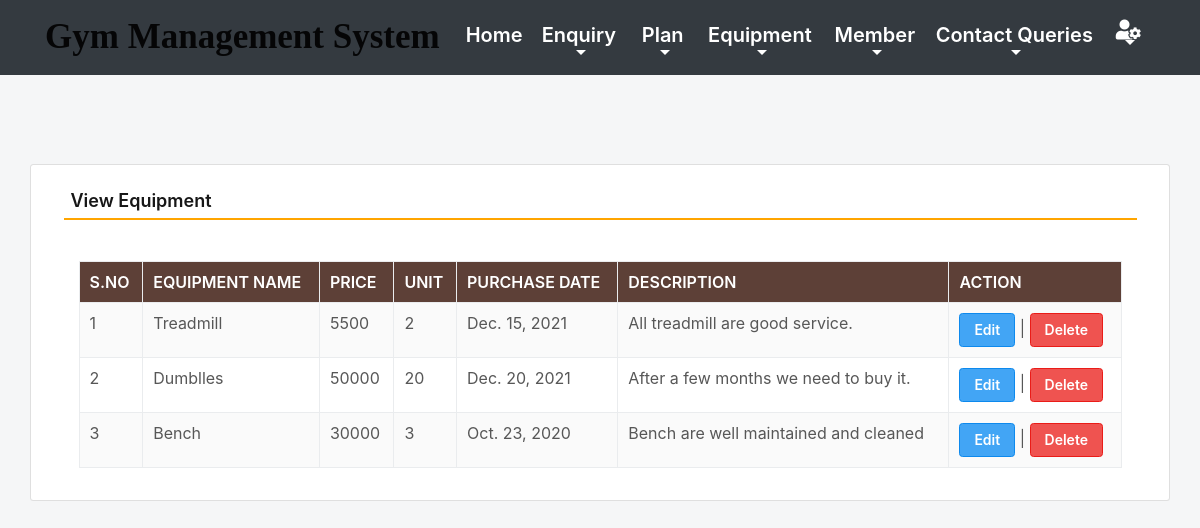
Screenshot of /viewEquipment (signed in) with the database file from the repository.
### gym/models.py (models this page shows, shortened)
class Equipment(models.Model):
    name = models.CharField(max_length=150, null=True)
    price = models.CharField(max_length=100, null=True)
    unit = models.CharField(max_length=50, null=True)
    purchasedate = models.DateField(null=True)
    description = models.CharField(max_length=200, null=True)

### gym/views.py (the view)
# urls.py: path('viewEquipment', viewEquipment, name='viewEquipment'),
def viewEquipment(request):
    if not request.user.is_authenticated:
        return redirect(admin_login)
    equipment = Equipment.objects.all()
    return render(request,'viewEquipment.html', locals())

### gym/templates/viewEquipment.html (shortened to what this page needs)
{% include 'admin_nav.html' %}
{% load static %}
{% block main %}
 <html lang="en" class="no-focus">
 <link rel="stylesheet" id="css-main" href="{% static 'css1/codebase.min.css' %}">
 <br><br><br><br>
	<div class="container card shadow mt-5">
		<div class="card-body">
			<h5 class="p-2" style="border-bottom: 2px solid orange">View Equipment</h5>
             <br>
            <div class="container-fluid">
             <table id="example" class="table table-striped table-bordered" style="width:100%">
                  <thead class="text-white" style="background-color : #5d4037;">
				     <tr>
					   <th>S.No</th>
					   <th>Equipment Name</th>
					   <th>Price</th>
					   <th>Unit</th>
                       <th>Purchase Date</th>
					   <th>Description</th>
                       <th>Action</th>
				     </tr>
			      </thead>
			       <tbody>
                     {% for i in equipment %}
			          <tr>
                        <td>{{forloop.counter}}</td>
						<td>{{i.name}}</td>
						<td>{{i.price}}</td>
						<td>{{i.unit}}</td>
                        <td>{{i.purchasedate}}</td>
						<td>{{i.description}}</td>
						<td><a href="{% url 'edit_Equipment' i.id %}" class="btn btn-primary">Edit</a> |
                          <a href="{% url 'delete_Equipment' i.id %}" class="btn btn-danger" onclick="return confirm('Are you sure to delete this Equipment ?')">Delete</a></td>
                      </tr>
                      {% endfor %}
                   </tbody>
		        </table>
            </div>
        </div>
	</div>
        <link rel="stylesheet" href="https://use.fontawesome.com/releases/v5.6.3/css/all.css">
 </html>
{% endblock %}

### rows the page displays
Equipment: name "Treadmill", price "5500", unit "2", purchasedate "Dec. 15, 2021", description "All treadmill are good service."
Equipment: name "Dumblles", price "50000", unit "20", purchasedate "Dec. 20, 2021", description "After a few months we need to buy it."
Equipment: name "Bench", price "30000", unit "3", purchasedate "Oct. 23, 2020", description "Bench are well maintained and cleaned"
